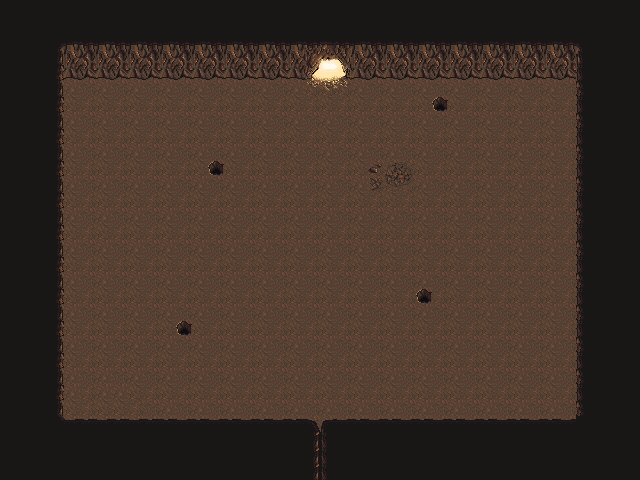

A level layout from a 2D game, rendered from its tile map. Below: a short description, then the map file with tile-grid data replaced by summaries:
An orthogonal 40x30 tile map with 16x16 px tiles, 3 tile layers (Ground, Walls, Objects), 2 tilesets.

<map version="1.0" tiledversion="1.1.6" orientation="orthogonal" renderorder="right-down" width="40" height="30" tilewidth="16" tileheight="16" infinite="0" nextobjectid="1">
 <tileset firstgid="1" name="cave" tilewidth="16" tileheight="16" tilecount="336" columns="16">
  <image source="cave.png" width="256" height="336" />
 </tileset>
 <tileset firstgid="337" name="cave" tilewidth="16" tileheight="16" tilecount="336" columns="16">
  <image source="cave.png" width="256" height="336" />
 </tileset>
 <layer name="Ground" width="40" height="30" locked="1">
  <data>[1200 cells, 1136 non-empty, 14 distinct tile ids]</data>
 </layer>
 <layer name="Walls" width="40" height="30">
  <data>[1200 cells, 176 non-empty, 19 distinct tile ids]</data>
 </layer>
 <layer name="Objects" width="40" height="30">
  <data>[1200 cells, 14 non-empty, 11 distinct tile ids]</data>
 </layer>
</map>
